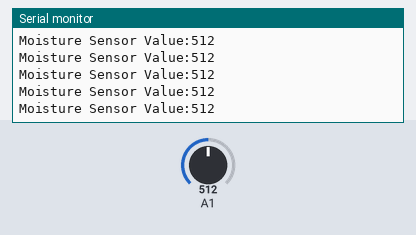
Recording of a sketch running on a simulated Arduino Uno, built with avr-gcc and run on an emulated ATmega328P. Shown: the last lines printed to the serial monitor. The inputs (shaded band) are chosen by the test bench; at power-on: A1 = 512.

Above: at 1.2 s.
1.3 s: A1 set to 716
At 1.31 s:
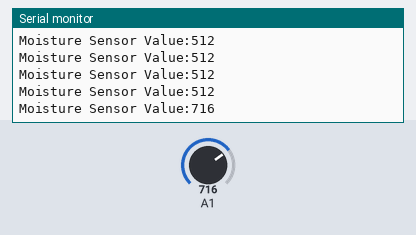
2.8 s: A1 set to 900
At 2.82 s:
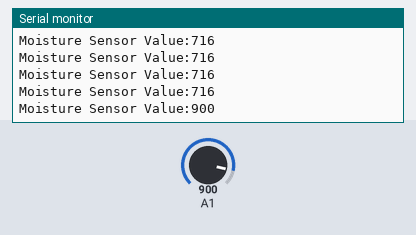
Timing chart, 0 to 5.8 s (numbered marks = the images above; inputs shaded):
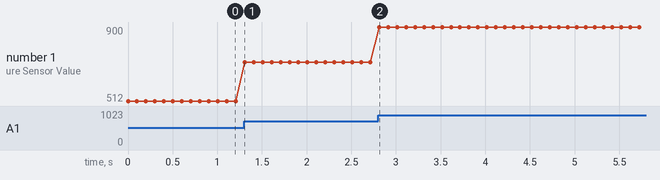

Measured:
- after the input at 1.3 s, the serial monitor: prints a new line at once (image 1)
- after the input at 2.8 s, the serial monitor: prints a new line at once (image 2)
- plotted number 1: 512 → 716 after the input at 1.3 s, 716 → 900 after the input at 2.8 s

The sketch:

Project-31-Soil_Humidity_Sensor.ino
```cpp
  /*
# 0  ~300     dry soil
  # 300~700     humid soil
  # 700~950     in water
*/
 void setup(){
 Serial.begin(9600);
 }

void loop(){

  Serial.print("Moisture Sensor Value:");
  Serial.println(analogRead(1));
  delay(100);
}
```
